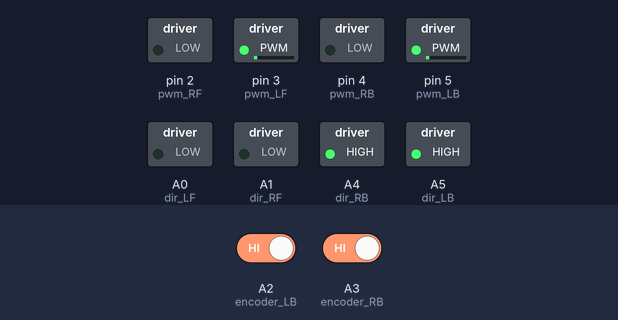
Bench run of a sketch on a simulated Arduino Nano, built with avr-gcc and run on an emulated ATmega328P. On the bench: switched loads named in the sketch (green lamp = pin HIGH). The test bench sets the inputs (shaded band); at power-on: A2 (encoder_LB) HIGH, A3 (encoder_RB) HIGH. What the sketch prints to the serial monitor is not drawn.

Above: at 1.2 s.
1.3 s: A2 (encoder_LB) driven LOW
At 2.4 s:
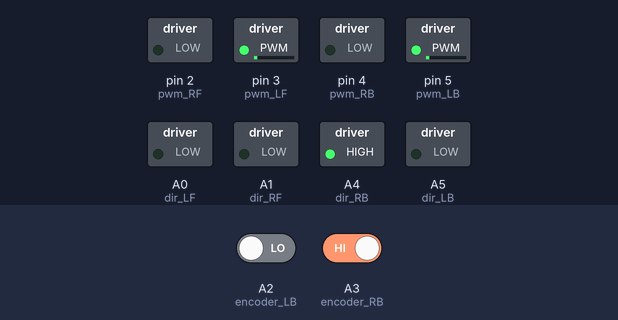
2.8 s: A3 (encoder_RB) driven LOW
At 3.6 s:
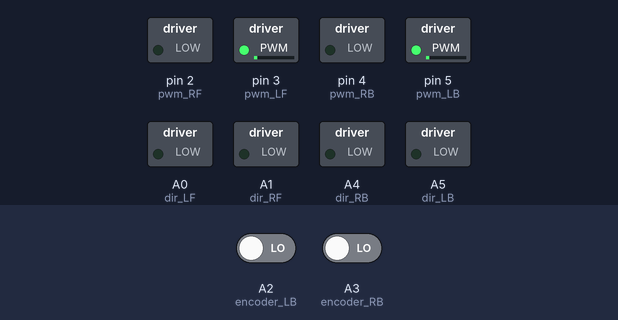
4.3 s: A2 (encoder_LB) driven HIGH
At 4.9 s:
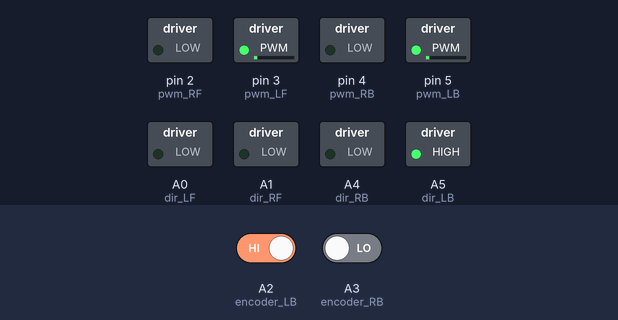
5.8 s: A3 (encoder_RB) driven HIGH
At 6.1 s:
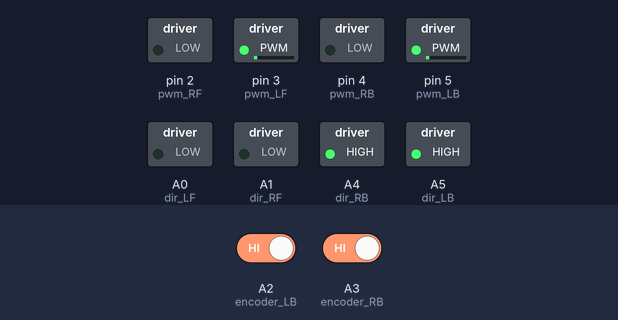
Timing chart, 0 to 8.3 s (numbered marks = the images above; inputs shaded):
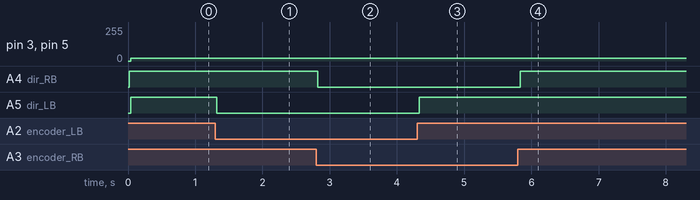

Measured:
- after the input at 1.3 s, A5 (dir_LB): HIGH → LOW at once
- after the input at 2.8 s, A4 (dir_RB): HIGH → LOW at once
- after the input at 4.3 s, A5 (dir_LB): LOW → HIGH at once
- after the input at 5.8 s, A4 (dir_RB): LOW → HIGH at once

The sketch:

MotorControlTest.ino
```cpp
//Running Motor Drivers with:
//power = pwm out
//direction = switch out
//rotation = encoder in

//define pin name
#define dir_LF A0
#define dir_RF A1
#define pwm_LF 3
#define pwm_RF 2
#define encoder_LF A6
#define encoder_RF A7

#define dir_RB A4
#define dir_LB A5
#define pwm_RB 4
#define pwm_LB 5
#define encoder_LB A2
#define encoder_RB A3

//#define switch_1b
//#define switch_2b
void setup() {
  //declare pins as INPUT/OUTPUT
  //Motor A = LEft
  pinMode(pwm_RF, OUTPUT);
  pinMode(dir_RF, OUTPUT);
  pinMode(encoder_RF, INPUT);
  pinMode(pwm_LF, OUTPUT);
  pinMode(dir_LF, OUTPUT);
  pinMode(encoder_LF, INPUT);

  //Motor B = Right
  pinMode(pwm_RB, OUTPUT);
  pinMode(dir_RB, OUTPUT);
  pinMode(encoder_RB, INPUT);
  pinMode(pwm_LB, OUTPUT);
  pinMode(dir_LB, OUTPUT);
  pinMode(encoder_LB, INPUT);


  //pinMode(switch_1b, INPUT);
  //pinMode(switch_2b, INPUT);
  Serial.begin(9600);  //I am using Serial Monitor instead of LCD display
  Serial.println("Ended Setup");
}
void loop() {
  int pwm_value;
  runMotors(30, 20, 30, 20, 1, 1);
  //swivel_right(30, 20);
  //swivel_left(-30,20);
//  while (1) continue; //terminate the program
}

void runRight(int speed_val_front, int speed_val_back, int DirR){
//  motor from 0 to 255
  if(DirR > 0){
    digitalWrite(dir_RF, digitalRead(encoder_RF));
    digitalWrite(dir_RB, digitalRead(encoder_RB));
    analogWrite(pwm_RB,speed_val_back);
    analogWrite(pwm_RF,speed_val_front);
  }
  if(DirR < 0){
    digitalWrite(dir_RF, !digitalRead(encoder_RF));
    digitalWrite(dir_RB, !digitalRead(encoder_RB));
    analogWrite(pwm_RB,speed_val_back);
    analogWrite(pwm_RF,speed_val_front);
  }

  //Serial.println("Right PWM:");
  //Serial.println(speed_val);  //Display the value of PWM
}

void runLeft(int speed_val_front,int speed_val_back, int DirL){
//  motor from 0 to 255
  if(DirL > 0 ){
    digitalWrite(dir_LF, digitalRead(encoder_LF));
    digitalWrite(dir_LB, digitalRead(encoder_LB));
    analogWrite(pwm_LB,speed_val_back);
    analogWrite(pwm_LF,speed_val_front);
  }
  if(DirL < 0 ){
    digitalWrite(dir_LF, !digitalRead(encoder_LF));
    digitalWrite(dir_LB, !digitalRead(encoder_LB));
    analogWrite(pwm_LB,speed_val_back);
    analogWrite(pwm_LF,speed_val_front);
  }
  //Serial.println("Right PWM:");
  //Serial.println(speed_val);  //Display the value of PWM
}

void runMotors(int rpm_RightFront, int rpm_LeftFront, int rpm_RightBack, int rpm_LeftBack, int DirL, int DirR){
  delay(20);
  runRight(rpm_RightFront, rpm_RightBack, DirL);
  delay(20);
  runLeft(rpm_LeftFront, rpm_LeftBack, DirR);
  }
```
